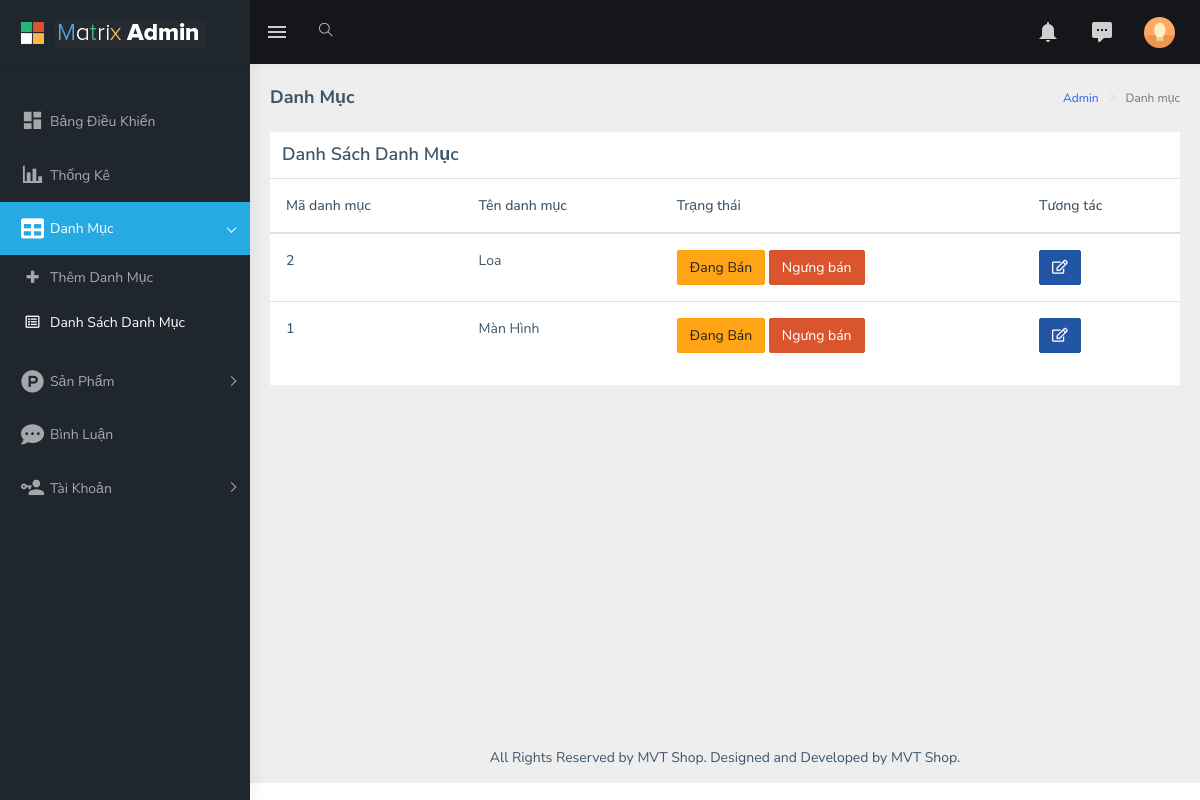
Page /admin/index.php?act=list_danhmuc on the committed database.
### tables this page shows
CREATE TABLE `category` (
  `id` int(15) NOT NULL,
  `category_name` varchar(100) NOT NULL,
  `status` enum('active','inactive','','') NOT NULL
);

### model/pdo.php (called while the page is built, shortened)
<?php
function pdo_get_connection(){
    $dburl = "mysql:host=localhost;dbname=group5_project1;charset=utf8";
    $username = 'root';
    $password = '';
    $conn = new PDO($dburl, $username, $password);
    $conn->setAttribute(PDO::ATTR_ERRMODE, PDO::ERRMODE_EXCEPTION);
    return $conn;
}
function pdo_query($sql){
    $sql_args = array_slice(func_get_args(), 1);
    try{
        $conn = pdo_get_connection();
        $stmt = $conn->prepare($sql);
        $stmt->execute($sql_args);
        $rows = $stmt->fetchAll();
        return $rows;
    }
    catch(PDOException $e){
        throw $e;
    }
    finally{
        unset($conn);
    }
}

### model/danhmuc.php (called while the page is built, shortened)
<?php
    function load_all_category(){
        $sql="SELECT * FROM category order by id desc";
        $list_category=pdo_query($sql);
        return $list_category;
    }
?>

### admin/danhmuc/list.php (the view)
<div class="page-wrapper">
  <div class="page-breadcrumb">
    <div class="row">
      <div class="col-12 d-flex no-block align-items-center">
        <h4 class="page-title">Danh Mục</h4>
        <div class="ml-auto text-right">
          <nav aria-label="breadcrumb">
            <ol class="breadcrumb">
              <li class="breadcrumb-item"><a href="#">Admin</a></li>
              <li class="breadcrumb-item active" aria-current="page">Danh mục</li>
            </ol>
          </nav>
        </div>
      </div>
    </div>
  </div>
  <div class="container-fluid">
    <div class="row">
      <div class="col-12">
        <div class="card">
          <h4 class="card-title" style="margin: 12px 12px">Danh Sách Danh Mục</h4>
          <table class="table">
            <thead>
              <tr>
                <th scope="col">Mã danh mục</th>
                <th scope="col">Tên danh mục</th>
                <th scope="col">Trạng thái</th>
                <th scope="col">Tương tác</th>
              </tr>
            </thead>
            <tbody>
            <?php
              foreach($list_category as $category){
            ?>
              <tr>
              <th scope="row"><?php echo $category['id']?>
              </th>
              <td><?php echo $category['category_name']?></td>
              <td><a href="#"><button class="btn btn-warning active">Đang
                    Bán</button></a>
                <a href="#"><button class="btn btn-danger">Ngưng bán</button></a>
              </td>
              <td><a href="index.php?act=update_danhmuc"><i class="fas fa-edit btn btn-info"></i></a>
              </td>
            </tr>
            <?php } ?>
            </tbody>
          </table>
        </div>
      </div>
    </div>
  </div>

### rows in the picture
category: id "2", category_name "Loa"
category: id "1", category_name "Màn Hình"
